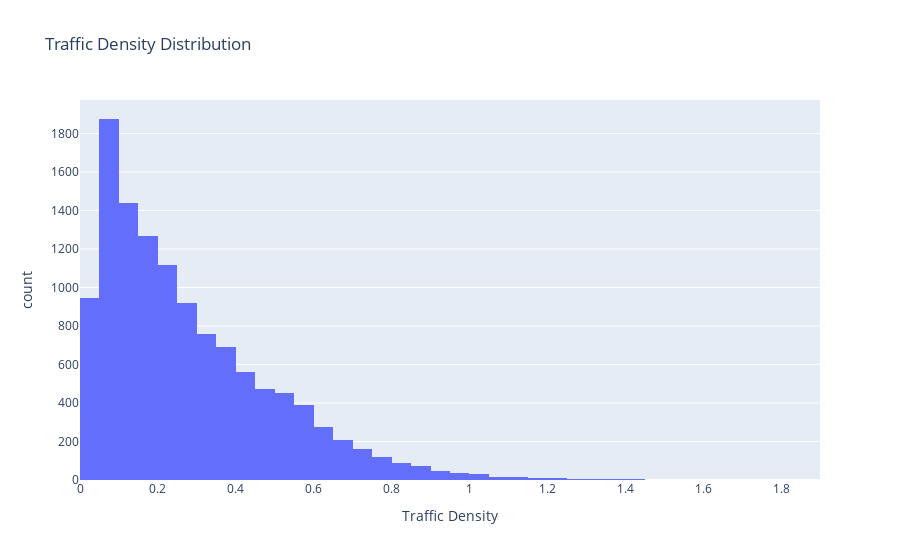

Source (notebook cell):
### Code cell
fig = px.histogram(df, x="Traffic Density", nbins=50, title="Traffic Density Distribution")
fig.show()

### Figure 1 — Plotly figure (JSON) as saved in the notebook; plotly's stock layout.template omitted (floating-point values rounded to 4 significant figures; data arrays with more than 128 entries replaced by an {"elided": "..."} marker saying what was removed)
{"data": [{"bingroup": "x", "hovertemplate": "Traffic Density=%{x}<br>count=%{y}<extra></extra>", "legendgroup": "", "marker": {"color": "#636efa", "pattern": {"shape": ""}}, "name": "", "nbinsx": 50, "orientation": "v", "showlegend": false, "type": "histogram", "x": {"elided": "12000 float values"}, "xaxis": "x", "yaxis": "y"}], "layout": {"barmode": "relative", "legend": {"tracegroupgap": 0}, "title": {"text": "Traffic Density Distribution"}, "xaxis": {"anchor": "y", "domain": [0, 1], "title": {"text": "Traffic Density"}}, "yaxis": {"anchor": "x", "domain": [0, 1], "title": {"text": "count"}}}}
